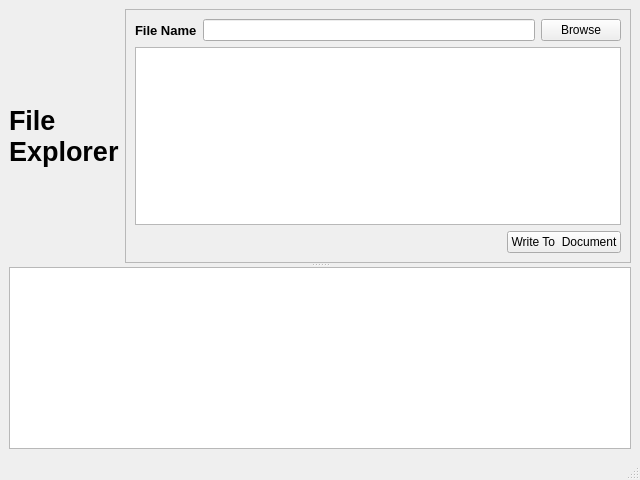
<?xml version="1.0" encoding="UTF-8"?>
<ui version="4.0">
 <class>MainWindow</class>
 <widget class="QMainWindow" name="MainWindow">
  <property name="geometry">
   <rect>
    <x>0</x>
    <y>0</y>
    <width>640</width>
    <height>480</height>
   </rect>
  </property>
  <property name="windowTitle">
   <string>MainWindow</string>
  </property>
  <widget class="QWidget" name="centralwidget">
   <layout class="QGridLayout" name="gridLayout_2">
    <item row="0" column="0">
     <widget class="QSplitter" name="splitter">
      <property name="orientation">
       <enum>Qt::Vertical</enum>
      </property>
      <widget class="QWidget" name="">
       <layout class="QHBoxLayout" name="horizontalLayout_2">
        <item>
         <widget class="QLabel" name="Title">
          <property name="maximumSize">
           <size>
            <width>400</width>
            <height>200</height>
           </size>
          </property>
          <property name="font">
           <font>
            <pointsize>20</pointsize>
            <weight>75</weight>
            <bold>true</bold>
           </font>
          </property>
          <property name="text">
           <string>File Explorer</string>
          </property>
          <property name="wordWrap">
           <bool>true</bool>
          </property>
         </widget>
        </item>
        <item>
         <widget class="QFrame" name="frame">
          <property name="frameShape">
           <enum>QFrame::StyledPanel</enum>
          </property>
          <property name="frameShadow">
           <enum>QFrame::Raised</enum>
          </property>
          <layout class="QGridLayout" name="gridLayout">
           <item row="0" column="0" colspan="2">
            <layout class="QHBoxLayout" name="horizontalLayout">
             <item>
              <widget class="QLabel" name="fileName">
               <property name="font">
                <font>
                 <pointsize>10</pointsize>
                 <weight>75</weight>
                 <bold>true</bold>
                </font>
               </property>
               <property name="text">
                <string>File Name</string>
               </property>
              </widget>
             </item>
             <item>
              <widget class="QLineEdit" name="filePath"/>
             </item>
             <item>
              <widget class="QPushButton" name="browseButton">
               <property name="text">
                <string>Browse</string>
               </property>
              </widget>
             </item>
            </layout>
           </item>
           <item row="1" column="0" colspan="2">
            <widget class="QTextEdit" name="FileContent"/>
           </item>
           <item row="2" column="0">
            <spacer name="horizontalSpacer">
             <property name="orientation">
              <enum>Qt::Horizontal</enum>
             </property>
             <property name="sizeHint" stdset="0">
              <size>
               <width>438</width>
               <height>20</height>
              </size>
             </property>
            </spacer>
           </item>
           <item row="2" column="1">
            <widget class="QPushButton" name="writeButton">
             <property name="text">
              <string>Write To  Document</string>
             </property>
            </widget>
           </item>
          </layout>
         </widget>
        </item>
       </layout>
      </widget>
      <widget class="QTextBrowser" name="debugTextBrowser"/>
     </widget>
    </item>
   </layout>
  </widget>
  <widget class="QMenuBar" name="menubar">
   <property name="geometry">
    <rect>
     <x>0</x>
     <y>0</y>
     <width>640</width>
     <height>18</height>
    </rect>
   </property>
  </widget>
  <widget class="QStatusBar" name="statusbar"/>
 </widget>
 <resources/>
 <connections>
  <connection>
   <sender>browseButton</sender>
   <signal>clicked()</signal>
   <receiver>MainWindow</receiver>
   <slot>browseSlot()</slot>
   <hints>
    <hint type="sourcelabel">
     <x>600</x>
     <y>42</y>
    </hint>
    <hint type="destinationlabel">
     <x>639</x>
     <y>94</y>
    </hint>
   </hints>
  </connection>
  <connection>
   <sender>writeButton</sender>
   <signal>clicked()</signal>
   <receiver>MainWindow</receiver>
   <slot>writeDocSlot()</slot>
   <hints>
    <hint type="sourcelabel">
     <x>583</x>
     <y>256</y>
    </hint>
    <hint type="destinationlabel">
     <x>640</x>
     <y>295</y>
    </hint>
   </hints>
  </connection>
  <connection>
   <sender>filePath</sender>
   <signal>returnPressed()</signal>
   <receiver>MainWindow</receiver>
   <slot>returnPressedSlot()</slot>
   <hints>
    <hint type="sourcelabel">
     <x>238</x>
     <y>38</y>
    </hint>
    <hint type="destinationlabel">
     <x>3</x>
     <y>253</y>
    </hint>
   </hints>
  </connection>
 </connections>
 <slots>
  <slot>browseSlot()</slot>
  <slot>writeDocSlot()</slot>
  <slot>returnPressedSlot()</slot>
 </slots>
</ui>
